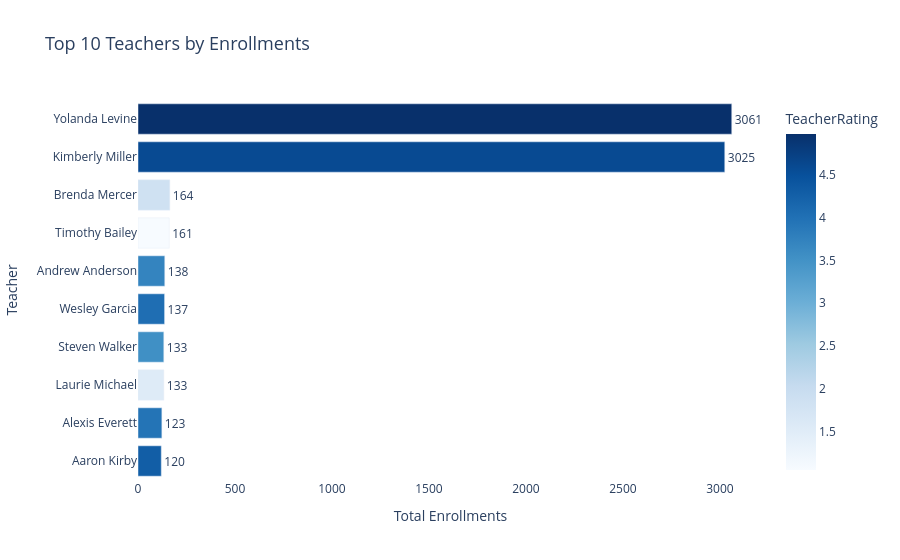

Notebook code for this chart:
### Code cell
fig2=px.bar(
    top10.sort_values("Enrollments"),
    x="Enrollments",
    y="TeacherName",
    orientation="h",
    title="Top 10 Teachers by Enrollments",
    labels={"TeacherName": "Teacher","Enrollments": "Total Enrollments"}, 
    color="TeacherRating", 
    color_continuous_scale="Blues", 
    text="Enrollments"
)

fig2.update_traces(textposition="outside")
fig2.update_layout(plot_bgcolor="white",title_font_size=18)

fig2.show()

### Figure 1 — Plotly figure (JSON) as saved in the notebook; plotly's stock layout.template omitted (floating-point values rounded to 4 significant figures)
{"data": [{"hovertemplate": "Total Enrollments=%{text}<br>Teacher=%{y}<br>TeacherRating=%{marker.color}<extra></extra>", "legendgroup": "", "marker": {"color": [4.29, 3.95, 1.55, 3.54, 4.04, 3.71, 1.06, 1.86, 4.58, 4.97], "coloraxis": "coloraxis", "pattern": {"shape": ""}}, "name": "", "orientation": "h", "showlegend": false, "text": [120.0, 123.0, 133.0, 133.0, 137.0, 138.0, 161.0, 164.0, 3025.0, 3061.0], "textposition": "outside", "type": "bar", "x": [120, 123, 133, 133, 137, 138, 161, 164, 3025, 3061], "xaxis": "x", "y": ["Aaron Kirby", "Alexis Everett", "Laurie Michael", "Steven Walker", "Wesley Garcia", "Andrew Anderson", "Timothy Bailey", "Brenda Mercer", "Kimberly Miller", "Yolanda Levine"], "yaxis": "y"}], "layout": {"barmode": "relative", "coloraxis": {"colorbar": {"title": {"text": "TeacherRating"}}, "colorscale": [[0, "rgb(247,251,255)"], [0.125, "rgb(222,235,247)"], [0.25, "rgb(198,219,239)"], [0.375, "rgb(158,202,225)"], [0.5, "rgb(107,174,214)"], [0.625, "rgb(66,146,198)"], [0.75, "rgb(33,113,181)"], [0.875, "rgb(8,81,156)"], [1, "rgb(8,48,107)"]]}, "legend": {"tracegroupgap": 0}, "plot_bgcolor": "white", "title": {"font": {"size": 18}, "text": "Top 10 Teachers by Enrollments"}, "xaxis": {"anchor": "y", "domain": [0, 1], "title": {"text": "Total Enrollments"}}, "yaxis": {"anchor": "x", "domain": [0, 1], "title": {"text": "Teacher"}}}}
